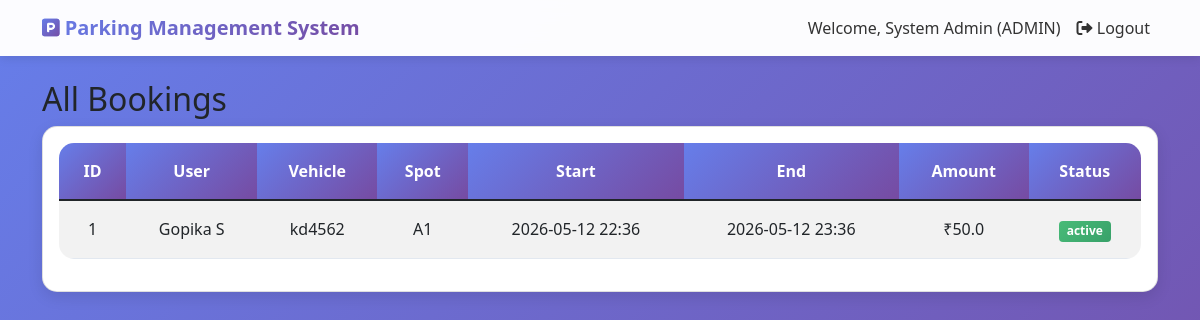
The app's page /admin/view_bookings (signed in), older data.
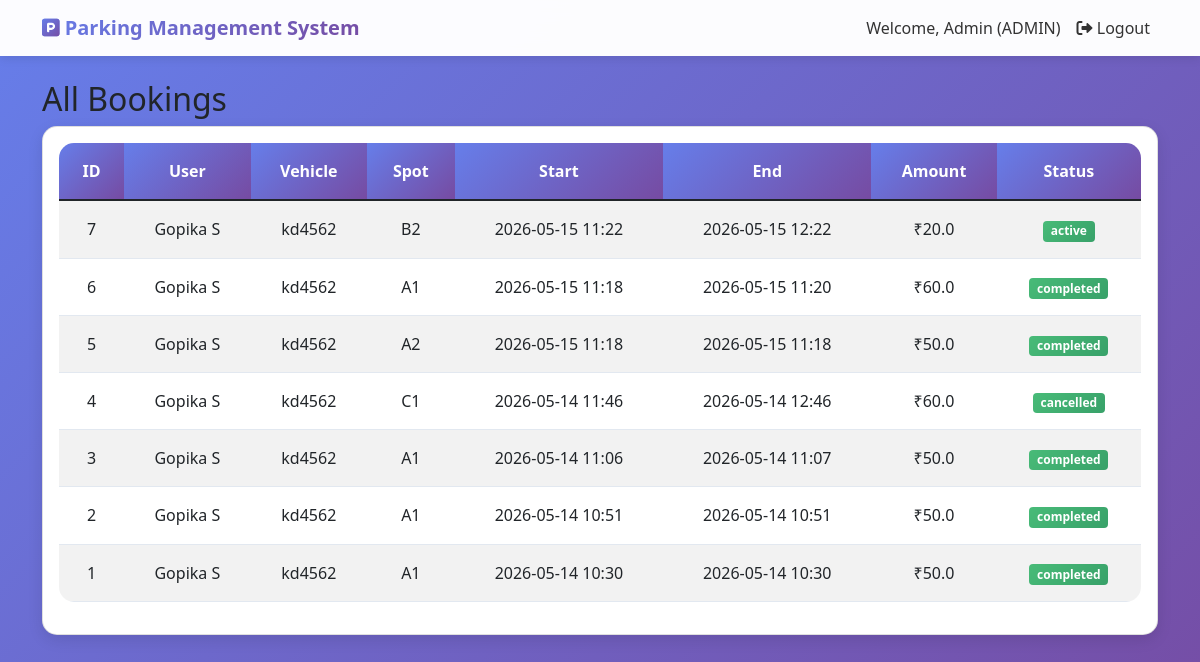
The same page, newer data.
### models.py (models this page shows)
class User(UserMixin, db.Model):
    id = db.Column(db.Integer, primary_key=True)
    name = db.Column(db.String(100), nullable=False)
    email = db.Column(db.String(100), unique=True, nullable=False)
    phone = db.Column(db.String(15), nullable=False)
    password = db.Column(db.String(200), nullable=False)
    vehicle_number = db.Column(db.String(20), nullable=True)
    role = db.Column(db.String(30), default='user')
    created_at = db.Column(db.DateTime, default=datetime.utcnow)
    bookings = db.relationship('Booking', backref='user', lazy=True)
    manager_application = db.relationship('ManagerApplication', backref='user', uselist=False)

class Booking(db.Model):
    id = db.Column(db.Integer, primary_key=True)
    user_id = db.Column(db.Integer, db.ForeignKey('user.id'), nullable=False)
    spot_id = db.Column(db.Integer, db.ForeignKey('parking_spot.id'), nullable=False)
    start_time = db.Column(db.DateTime, nullable=False)
    end_time = db.Column(db.DateTime, nullable=False)
    total_amount = db.Column(db.Float, nullable=False)
    status = db.Column(db.String(20), default='active')  # active, cancelled, completed
    payment_status = db.Column(db.String(20), default='pending')  # pending, paid, refunded
    created_at = db.Column(db.DateTime, default=datetime.utcnow)
    cancellation_reason = db.Column(db.String(500), nullable=True)
    cancelled_at = db.Column(db.DateTime, nullable=True)
    refund_amount = db.Column(db.Float, nullable=True)
    cancelled_by = db.Column(db.String(50), default='user')  # user, admin, system
    payments = db.relationship('Payment', backref='booking', lazy=True)

class ParkingSpot(db.Model):
    id = db.Column(db.Integer, primary_key=True)
    spot_number = db.Column(db.String(10), unique=True, nullable=False)
    spot_type = db.Column(db.String(20), nullable=False)
    price_per_hour = db.Column(db.Float, nullable=False)
    status = db.Column(db.String(20), default='available')
    bookings = db.relationship('Booking', backref='parking_spot', lazy=True)

### app.py (the view)
@app.route('/admin/view_bookings')
@login_required
def admin_view_bookings():
    if current_user.role != 'admin':
        flash('Access denied!', 'danger')
        return redirect(url_for('user_dashboard'))
    bookings = Booking.query.order_by(Booking.created_at.desc()).all()
    return render_template('admin/view_bookings.html', bookings=bookings)

### app.py (called while the page is built)
@login_manager.user_loader
def load_user(user_id):
    return User.query.get(int(user_id))

@app.context_processor
def utility_processor():
    return {'now': datetime.now}

### templates/admin/view_bookings.html
{% extends "base.html" %}
{% block content %}
<h2>All Bookings</h2>
<div class="card">
    <div class="card-body">
        <table class="table table-striped">
            <thead>
                <tr>
                    <th>ID</th><th>User</th><th>Vehicle</th><th>Spot</th>
                    <th>Start</th><th>End</th><th>Amount</th><th>Status</th>
                </tr>
            </thead>
            <tbody>
                {% for booking in bookings %}
                <tr>
                    <td>{{ booking.id }}</td>
                    <td>{{ booking.user.name }}</td>
                    <td>{{ booking.user.vehicle_number }}</td>
                    <td>{{ booking.parking_spot.spot_number }}</td>
                    <td>{{ booking.start_time.strftime('%Y-%m-%d %H:%M') }}</td>
                    <td>{{ booking.end_time.strftime('%Y-%m-%d %H:%M') }}</td>
                    <td>₹{{ booking.total_amount }}</td>
                    <td><span class="badge bg-success">{{ booking.status }}</span></td>
                </tr>
                {% endfor %}
            </tbody>
        </table>
    </div>
</div>
{% endblock %}

### templates/base.html (shortened to what this page needs)
<!DOCTYPE html>
<html lang="en">
<head>
    <link rel="stylesheet" href="{{ url_for('static', filename='css/style.css') }}">
    <link rel="stylesheet" href="https://cdnjs.cloudflare.com/ajax/libs/font-awesome/6.0.0/css/all.min.css">   <link href="https://cdn.jsdelivr.net/npm/bootstrap@5.1.3/dist/css/bootstrap.min.css" rel="stylesheet">
    <link rel="stylesheet" href="https://cdnjs.cloudflare.com/ajax/libs/font-awesome/6.0.0/css/all.min.css">
</head>
<body>
    <nav class="navbar navbar-expand-lg navbar-light">
        <div class="container">
            <a class="navbar-brand" href="/">
                <i class="fas fa-parking"></i> Parking Management System
            </a>
            <div class="collapse navbar-collapse" id="navbarNav">
                <ul class="navbar-nav ms-auto">
                    {% if current_user.is_authenticated %}
                        <li class="nav-item">
                            <span class="nav-link">Welcome, {{ current_user.name }} ({{ current_user.role|upper }})</span>
                        </li>
                        <li class="nav-item">
                            <a class="nav-link" href="{{ url_for('logout') }}">
                                <i class="fas fa-sign-out-alt"></i> Logout
                            </a>
                        </li>
                    {% endif %}
                </ul>
            </div>
        </div>
    </nav>
    <div class="container mt-4">
        {% block content %}{% endblock %}
    </div>
</body>
</html>

Row changes from the older to the newer data that the page shows:
changed User "ADMIN": name "System Admin" → "Admin"
added Booking: id "7", user.name "Gopika S", user.vehicle_number "kd4562", parking_spot.spot_number "B2", start_time "2026-05-15 11:22", end_time "2026-05-15 12:22", total_amount "20.0", status "active"
added Booking: id "6", user.name "Gopika S", user.vehicle_number "kd4562", parking_spot.spot_number "A1", start_time "2026-05-15 11:18", end_time "2026-05-15 11:20", total_amount "60.0", status "completed"
added Booking: id "5", user.name "Gopika S", user.vehicle_number "kd4562", parking_spot.spot_number "A2", start_time "2026-05-15 11:18", end_time "2026-05-15 11:18", total_amount "50.0", status "completed"
added Booking: id "4", user.name "Gopika S", user.vehicle_number "kd4562", parking_spot.spot_number "C1", start_time "2026-05-14 11:46", end_time "2026-05-14 12:46", total_amount "60.0", status "cancelled"
added Booking: id "3", user.name "Gopika S", user.vehicle_number "kd4562", parking_spot.spot_number "A1", start_time "2026-05-14 11:06", end_time "2026-05-14 11:07", total_amount "50.0", status "completed"
added Booking: id "2", user.name "Gopika S", user.vehicle_number "kd4562", parking_spot.spot_number "A1", start_time "2026-05-14 10:51", end_time "2026-05-14 10:51", total_amount "50.0", status "completed"
changed Booking id 1: start_time "2026-05-12 22:36" → "2026-05-14 10:30"; end_time "2026-05-12 23:36" → "2026-05-14 10:30"; status "active" → "completed"
